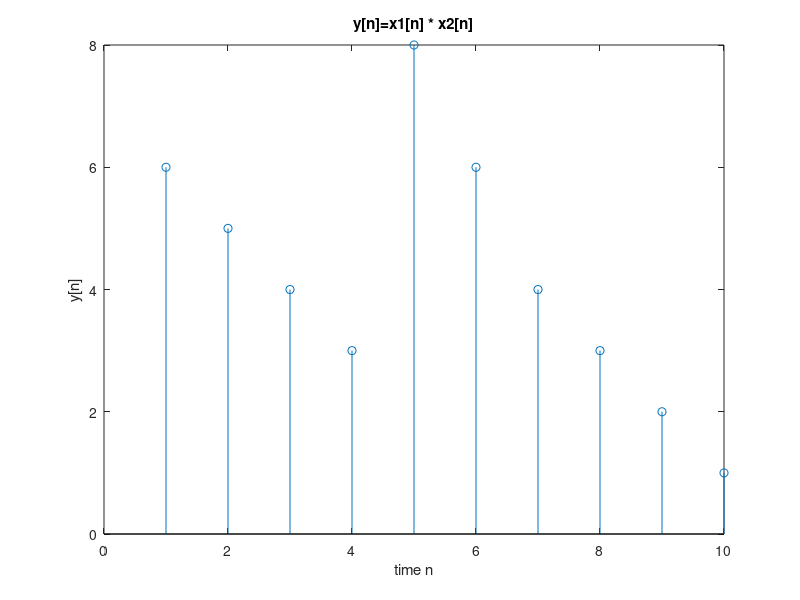

Source code (MATLAB):
% y[n]=x1[n] * x2[n]
clear;
x1=[6 5 4 3 2 1];
x2=[1 0 0 0 1];
y=conv(x1,x2);
n=1:length(y);
stem(n,y);
xlabel('time n'); ylabel('y[n]');
title('y[n]=x1[n] * x2[n]');

